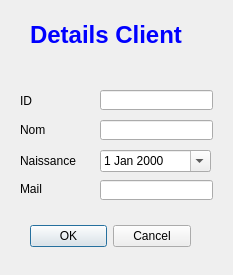
<?xml version="1.0" encoding="UTF-8"?>
<ui version="4.0">
 <class>add_client</class>
 <widget class="QDialog" name="add_client">
  <property name="geometry">
   <rect>
    <x>0</x>
    <y>0</y>
    <width>233</width>
    <height>275</height>
   </rect>
  </property>
  <property name="windowTitle">
   <string>Dialog</string>
  </property>
  <widget class="QDialogButtonBox" name="buttonBox">
   <property name="geometry">
    <rect>
     <x>30</x>
     <y>220</y>
     <width>161</width>
     <height>32</height>
    </rect>
   </property>
   <property name="orientation">
    <enum>Qt::Horizontal</enum>
   </property>
   <property name="standardButtons">
    <set>QDialogButtonBox::Cancel|QDialogButtonBox::Ok</set>
   </property>
  </widget>
  <widget class="QLabel" name="label_2">
   <property name="geometry">
    <rect>
     <x>20</x>
     <y>94</y>
     <width>47</width>
     <height>14</height>
    </rect>
   </property>
   <property name="text">
    <string>ID</string>
   </property>
  </widget>
  <widget class="QLabel" name="label_3">
   <property name="geometry">
    <rect>
     <x>20</x>
     <y>123</y>
     <width>47</width>
     <height>14</height>
    </rect>
   </property>
   <property name="text">
    <string>Nom</string>
   </property>
  </widget>
  <widget class="QLineEdit" name="nom">
   <property name="geometry">
    <rect>
     <x>100</x>
     <y>120</y>
     <width>113</width>
     <height>20</height>
    </rect>
   </property>
  </widget>
  <widget class="QLabel" name="label_4">
   <property name="geometry">
    <rect>
     <x>20</x>
     <y>153</y>
     <width>61</width>
     <height>16</height>
    </rect>
   </property>
   <property name="text">
    <string>Naissance</string>
   </property>
  </widget>
  <widget class="QLabel" name="label_5">
   <property name="geometry">
    <rect>
     <x>20</x>
     <y>181</y>
     <width>41</width>
     <height>16</height>
    </rect>
   </property>
   <property name="text">
    <string>Mail</string>
   </property>
  </widget>
  <widget class="QLabel" name="label">
   <property name="geometry">
    <rect>
     <x>30</x>
     <y>10</y>
     <width>171</width>
     <height>51</height>
    </rect>
   </property>
   <property name="text">
    <string>&lt;html&gt;&lt;head/&gt;&lt;body&gt;&lt;p&gt;&lt;span style=&quot; font-size:18pt; font-weight:600; color:#0000ff;&quot;&gt;Details Client&lt;/span&gt;&lt;/p&gt;&lt;/body&gt;&lt;/html&gt;</string>
   </property>
  </widget>
  <widget class="QLineEdit" name="id">
   <property name="geometry">
    <rect>
     <x>100</x>
     <y>90</y>
     <width>113</width>
     <height>20</height>
    </rect>
   </property>
  </widget>
  <widget class="QDateEdit" name="naissance">
   <property name="geometry">
    <rect>
     <x>100</x>
     <y>150</y>
     <width>111</width>
     <height>22</height>
    </rect>
   </property>
   <property name="calendarPopup">
    <bool>true</bool>
   </property>
  </widget>
  <widget class="QLineEdit" name="mail">
   <property name="geometry">
    <rect>
     <x>100</x>
     <y>180</y>
     <width>113</width>
     <height>20</height>
    </rect>
   </property>
  </widget>
 </widget>
 <resources/>
 <connections>
  <connection>
   <sender>buttonBox</sender>
   <signal>accepted()</signal>
   <receiver>add_client</receiver>
   <slot>accept()</slot>
   <hints>
    <hint type="sourcelabel">
     <x>248</x>
     <y>254</y>
    </hint>
    <hint type="destinationlabel">
     <x>157</x>
     <y>274</y>
    </hint>
   </hints>
  </connection>
  <connection>
   <sender>buttonBox</sender>
   <signal>rejected()</signal>
   <receiver>add_client</receiver>
   <slot>reject()</slot>
   <hints>
    <hint type="sourcelabel">
     <x>316</x>
     <y>260</y>
    </hint>
    <hint type="destinationlabel">
     <x>286</x>
     <y>274</y>
    </hint>
   </hints>
  </connection>
 </connections>
</ui>
